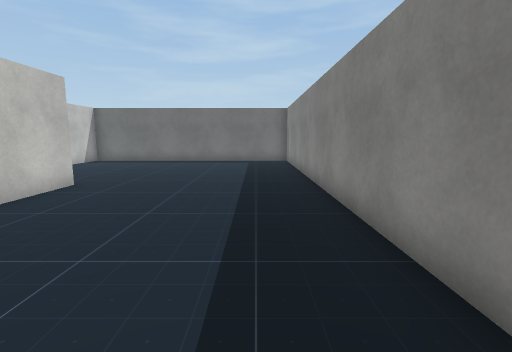
View 1 (above)

18 first-person views from a walk through a scene from a Unity 3-D project. The camera is 1.4 m above the floor, tilts 8° down and sees 85° across. Doors are open. The floor is counted in squares, 1 m on a side. Each view is taken from the middle of a square. On the plan, view 1 faces up. The plan holds only what a view shows up to about 14 squares ahead; the rest is blank. The place goes on beyond the plan. The player is left out. Some surface patterns are stand-ins.

View 2
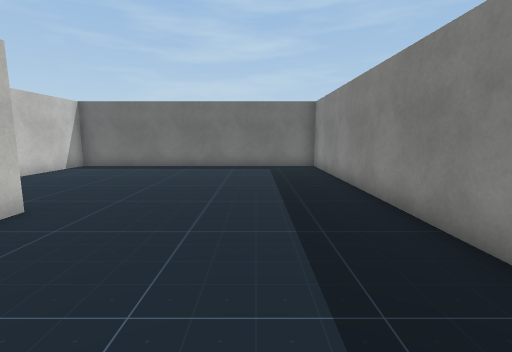

View 3
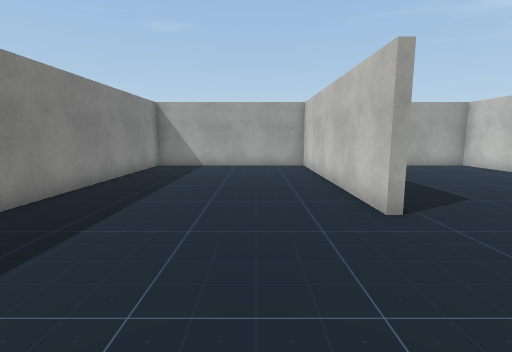

View 4
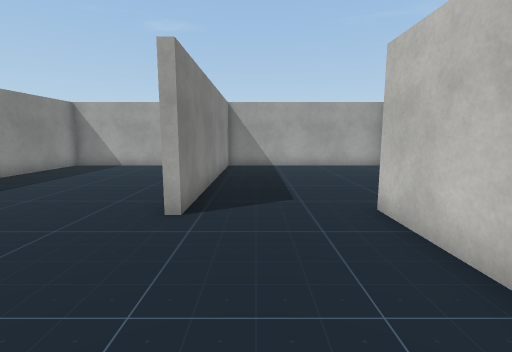

View 5
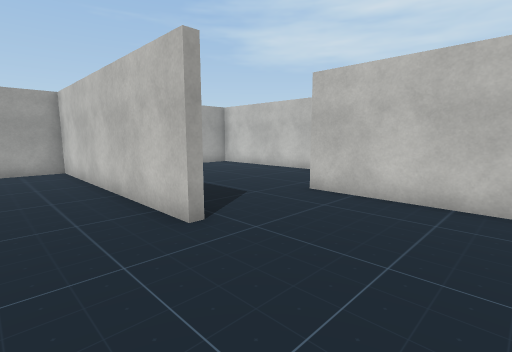

View 6
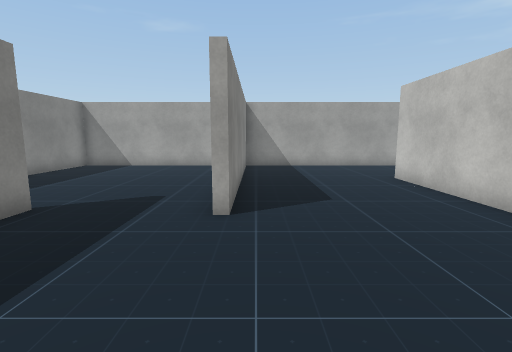

View 7
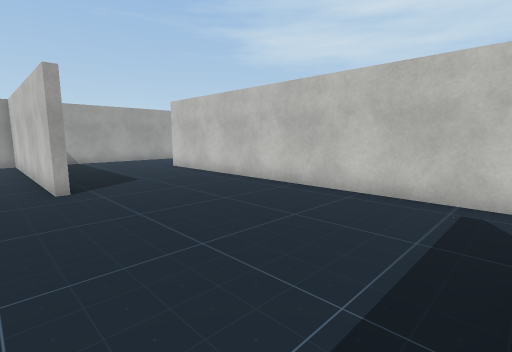

View 8
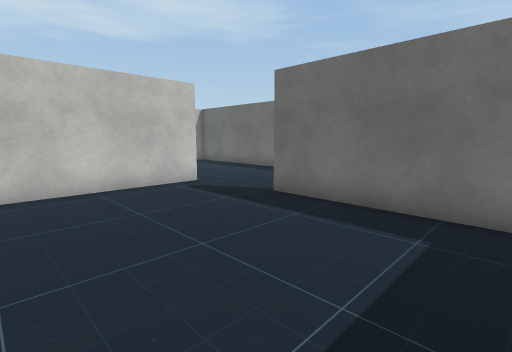

View 9
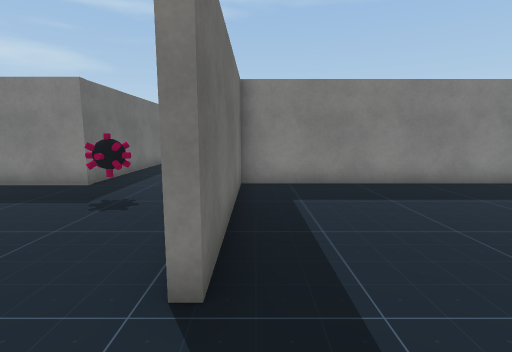

View 10
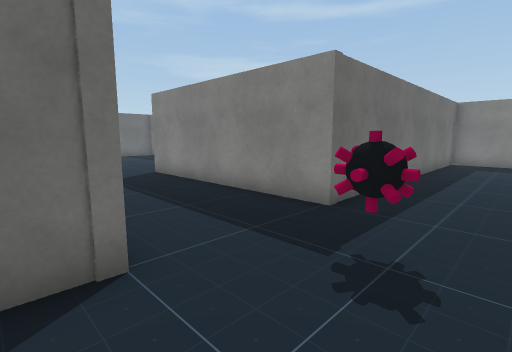

View 11
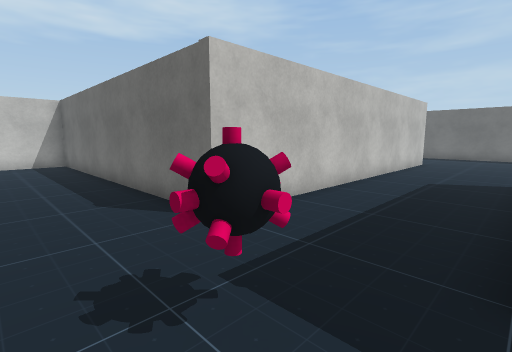

View 12
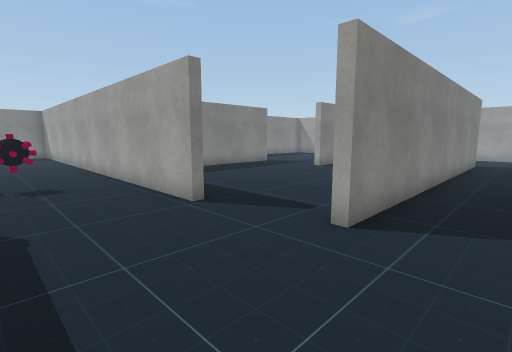

View 13
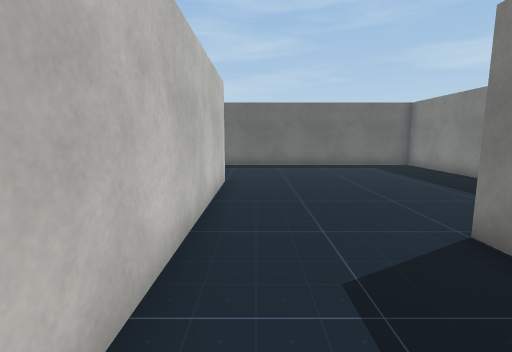

View 14
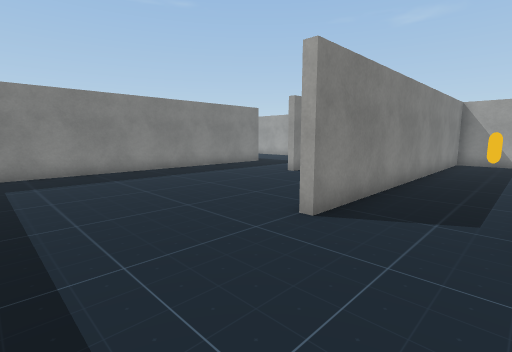

View 15
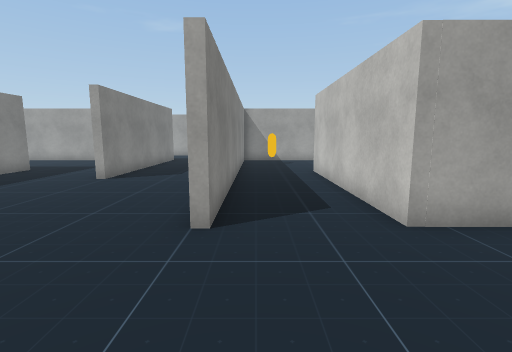

View 16
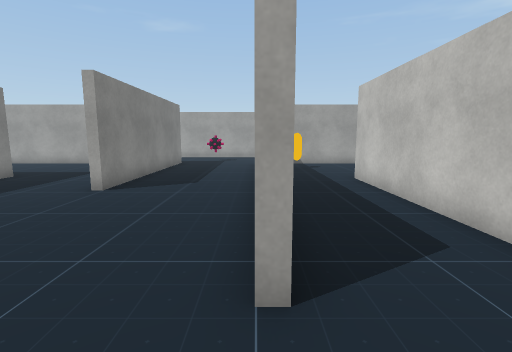

View 17
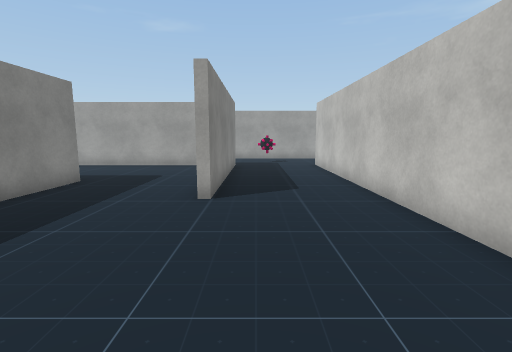

View 18
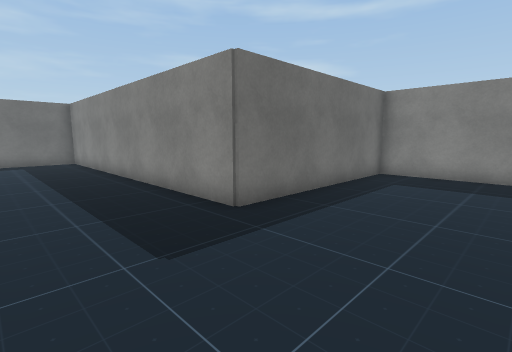

### Floor plan
Points are (right, up) in squares from view 1. A wall is a line through its corners. A room is listed if a view was taken in it or the views show most of it. See-through windows are left out.
Room 1 (views 1, 2, 3, 4, 5)
walls: (-5.7, 8.1) (-5.4, 8.1) (-5.4, -0.7) (1.8, -0.7) (1.8, 16.5) (-9.4, 16.5) (-9.4, 8.6)
ways out: opening at (-7.5, 8) to room 4
Room 2 (views 6, 7, 8, 9, 10, 11, 12, 13)
walls: (-15.9, 16.7) (-4.2, 16.7); (-18.8, 16.1) (-18.8, 3.5); (-9.7, 7.6) (-9.7, 16.5) (-15.9, 16.5); (-19.1, 3.5) (-19.1, 16.1); (-21, -0.7) (-13.5, -0.7) (-13.5, 8.1) (-13.2, 8.1); (-14, 29.6) (-14, 20.9) (-21.5, 20.9); (1.8, 18.6) (1.8, 20.9) (-10, 20.9) (-10, 28.9)
ways out: opening at (-12, 28.7) to room 3; opening at (-11.5, 8) to room 4
objects: other object (-12, 19) to (-11, 20)
Room 3 (views 14, 15, 16, 17, 18)
walls: (-14.3, 33.8) (-14, 33.8) (-14, 29.6); (-19, 33.8) (-17.4, 33.8); (-8.1, 21.2) (-2.2, 21.2); (1.8, 22.4) (1.8, 26.1) (-5.4, 26.1) (-5.4, 38.9) (-14.6, 38.9)
ways out: opening at (-12, 28.7) to room 2; opening at (-15.5, 33)
Room 4 (no view inside)
walls: (-9.4, 8.6) (-9.4, 7.6); (-13.2, 8.1) (-13.2, -0.7) (-5.7, -0.7) (-5.7, 8.1)
ways out: opening at (-7.5, 8) to room 1; opening at (-11.5, 8) to room 2

Where each view was taken, in squares from view 1:
view 1: 0 up, 0 right, facing up
view 2: 3 up, 1 left, facing up
view 3: 13 up, 3 left, facing down
view 4: 13 up, 7 left, facing down
view 5: 12 up, 3 left, facing down-left
view 6: 13 up, 14 left, facing down
view 7: 16 up, 12 left, facing down-left
view 8: 11 up, 11 left, facing up-left
view 9: 16 up, 18 left, facing right
view 10: 18 up, 15 left, facing up-right
view 11: 18 up, 10 left, facing up-left
view 12: 20 up, 21 left, facing down-right
view 13: 25 up, 13 left, facing up
view 14: 38 up, 17 left, facing down-right
view 15: 38 up, 15 left, facing down
view 16: 36 up, 14 left, facing down
view 17: 35 up, 11 left, facing down
view 18: 22 up, 9 left, facing up-right
